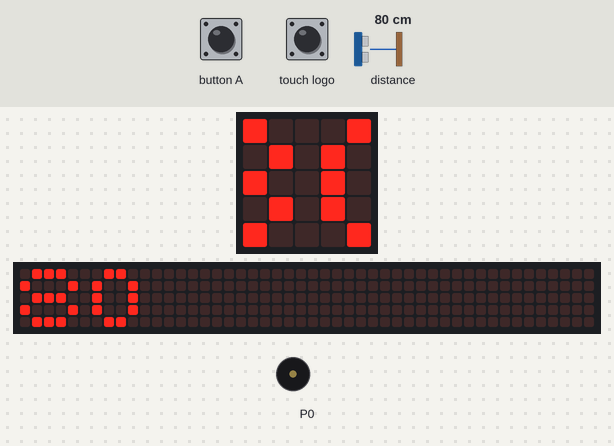
Bench run of a program on a simulated BBC micro:bit (MakeCode). On the bench: the board's 5×5 LED display, a strip that is not on the board, showing the scrolling text unrolled, buzzer (waves = sounding). The test bench sets the inputs (shaded band); at power-on: distance to the obstacle 80 cm. The 48×5 strip is a reading aid, not a part: it shows the text the display is scrolling, unrolled, one strip-width of it at a time.

Above: at 1.28 s.
1.3 s: button A pressed for 0.15 s
At 8.1 s:
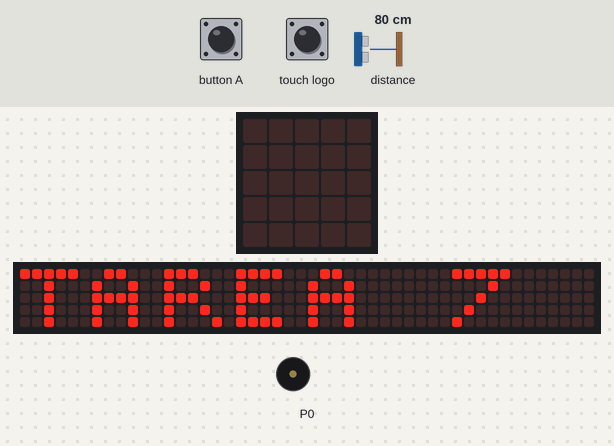
At 40.0 s:
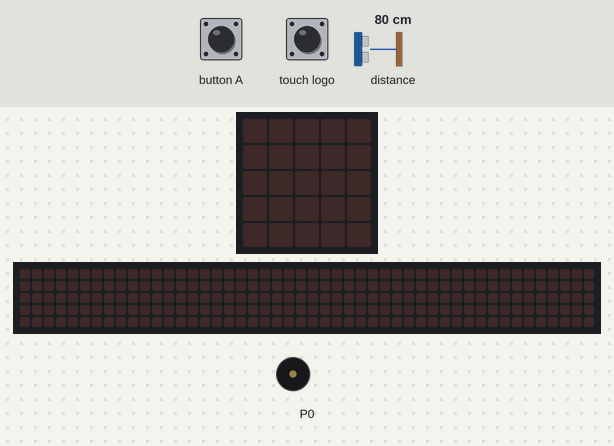
Timing chart, 0 to 41.1 s (numbered marks = the images above; inputs shaded):
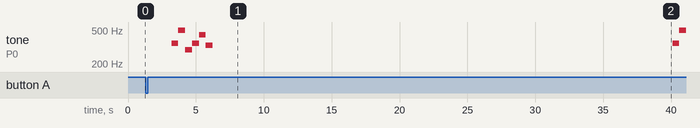

Measured:
- after the input at 1.3 s, the display: first differs from a run without the input after 1.4 s (image 1)
- by itself, tone on P0: plays 349 Hz for 0.51 s, 494 Hz for 0.51 s, 294 Hz for 0.51 s, 349 Hz for 0.51 s, 440 Hz for 0.51 s, 330 Hz for 0.50 s … (8 notes in this stretch)
- what the display in image 1 shows lasts 0.6 s, from 7.7 s to 8.3 s

The program:

main.ts
```typescript
let distancia = 0
input.onLogoEvent(TouchButtonEvent.Pressed, function () {
    basic.showString("NOMBRE Y APELLIDOS")
})
input.onButtonPressed(Button.A, function () {
    basic.showString("TAREA 7 - SENSOR ULTRASONIDOS HC-SR04")
})
basic.forever(function () {
    distancia = sonar.ping(
    DigitalPin.P1,
    DigitalPin.P0,
    PingUnit.Centimeters
    )
    basic.showNumber(distancia)
    if (distancia < 87) {
        music.playMelody("- F B D F A E - ", 120)
    }
})
```

test.ts
```typescript
// aquí va el archivo "tests"; esto no se compilará cuando este paquete se utilice como una extensión.
```
